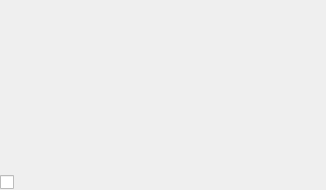
<?xml version="1.0" encoding="UTF-8"?>
<ui version="4.0">
 <class>gallery_item_cell</class>
 <widget class="QWidget" name="gallery_item_cell">
  <property name="geometry">
   <rect>
    <x>0</x>
    <y>0</y>
    <width>326</width>
    <height>190</height>
   </rect>
  </property>
  <property name="windowTitle">
   <string>Form</string>
  </property>
  <layout class="QVBoxLayout" name="verticalLayout_2">
   <property name="spacing">
    <number>0</number>
   </property>
   <property name="leftMargin">
    <number>0</number>
   </property>
   <property name="topMargin">
    <number>0</number>
   </property>
   <property name="rightMargin">
    <number>0</number>
   </property>
   <property name="bottomMargin">
    <number>0</number>
   </property>
   <item>
    <layout class="QVBoxLayout" name="verticalLayout" stretch="1,0">
     <item>
      <widget class="QLabel" name="label_img">
       <property name="text">
        <string/>
       </property>
      </widget>
     </item>
     <item>
      <layout class="QHBoxLayout" name="horizontalLayout" stretch="0,1">
       <property name="spacing">
        <number>10</number>
       </property>
       <item>
        <widget class="QCheckBox" name="checkBox_bookmark">
         <property name="text">
          <string/>
         </property>
        </widget>
       </item>
       <item>
        <widget class="QLabel" name="label_file_name">
         <property name="text">
          <string/>
         </property>
         <property name="wordWrap">
          <bool>true</bool>
         </property>
        </widget>
       </item>
      </layout>
     </item>
    </layout>
   </item>
  </layout>
 </widget>
 <resources/>
 <connections/>
</ui>
